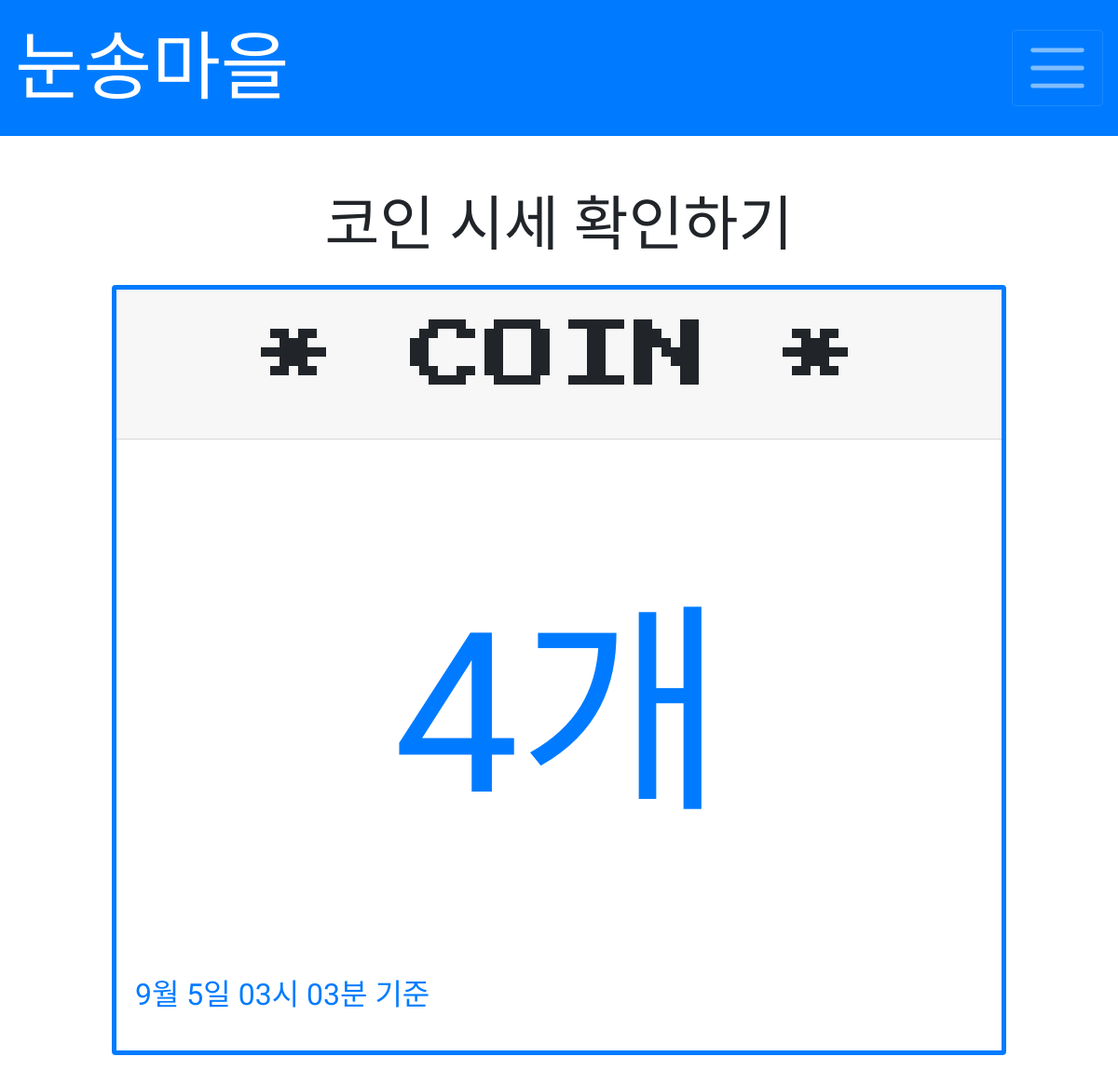
The app's page /, older data.
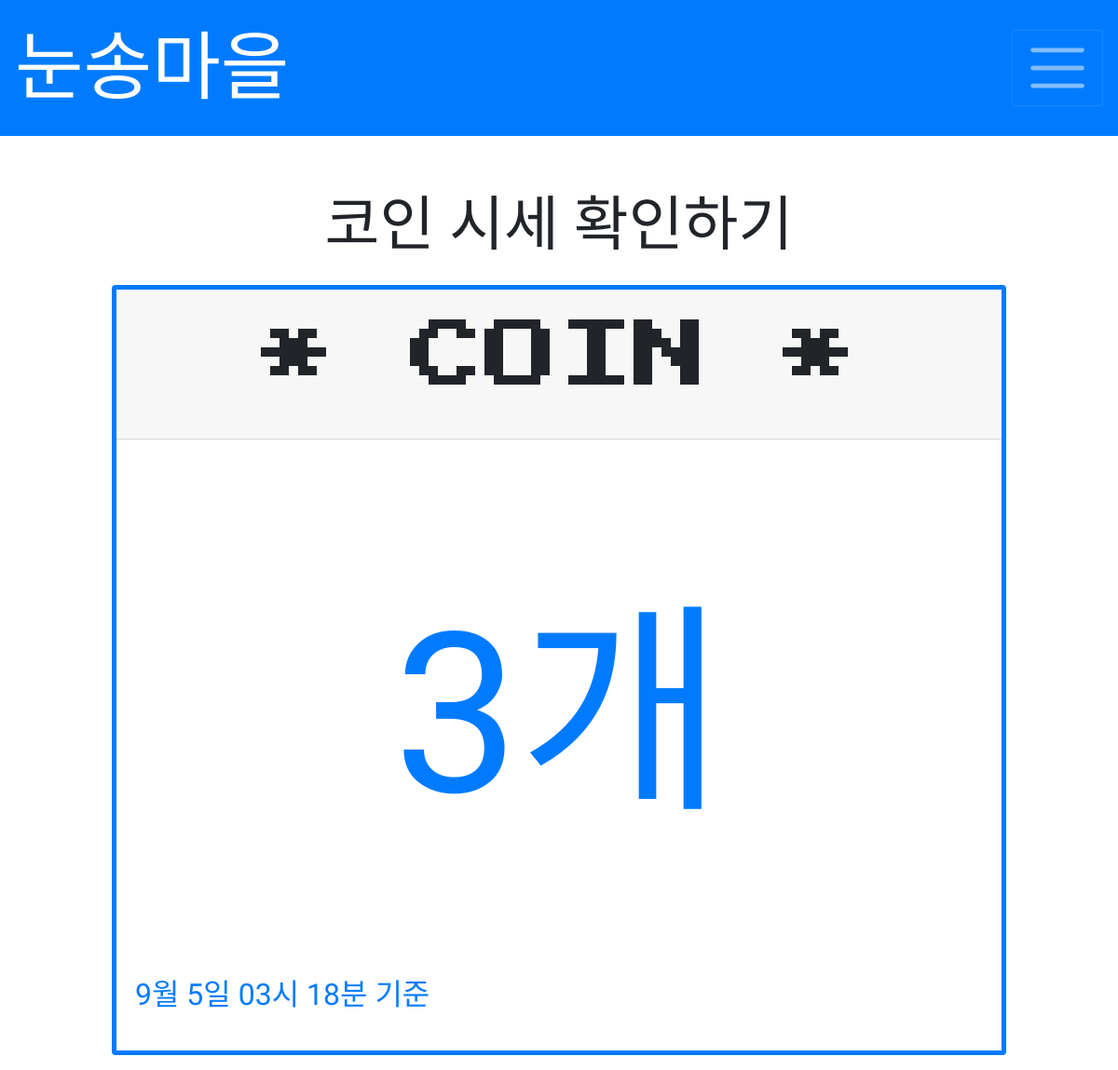
The same page, newer data.
### picker/models.py (models this page shows)
class Number(models.Model):
    number = models.IntegerField()
    created_at = models.DateTimeField(auto_now_add=True)

### picker/views.py (the view)
# urls.py: path('', views.result, name='result'),
def result(request):
    num = Number.objects.last()
    return render(request, 'result.html', {'num': num})

### picker/templates/result.html (shortened to what this page needs)
<body>
    {% extends 'base.html' %}
    {% block content %}
    <p class='text-center mt-5' style="font-family: 'Black Han Sans', sans-serif; font-size: 4rem;">코인 시세 확인하기</p>
    <div class="card border-primary mb-3 mx-auto" style="max-width: 80%; border-width: 5px;">
        <div class="card-header"><p class='text-center' style="font-size: 5rem; font-family: 'Press Start 2P', cursive;">* COIN *</p></div>
        <div class="card-body text-primary">
            <p class="card-title text-center my-5 py-5" style="font-size: 15rem; font-family: 'Black Han Sans', sans-serif;">{{num.number}}개</p>
            <p class="card-text" style="font-size: 2rem; font-family: 'Black Han Sans', sans-serif;">{{num.created_at|date:"n월 j일 h시 i분 기준"}}</p>
        </div>
    </div>
    {% endblock %}

Row changes from the older to the newer data that the page shows:
removed Number: number "4", created_at "9월 5일 03시 03분 기준"
added Number: number "3", created_at "9월 5일 03시 18분 기준"
